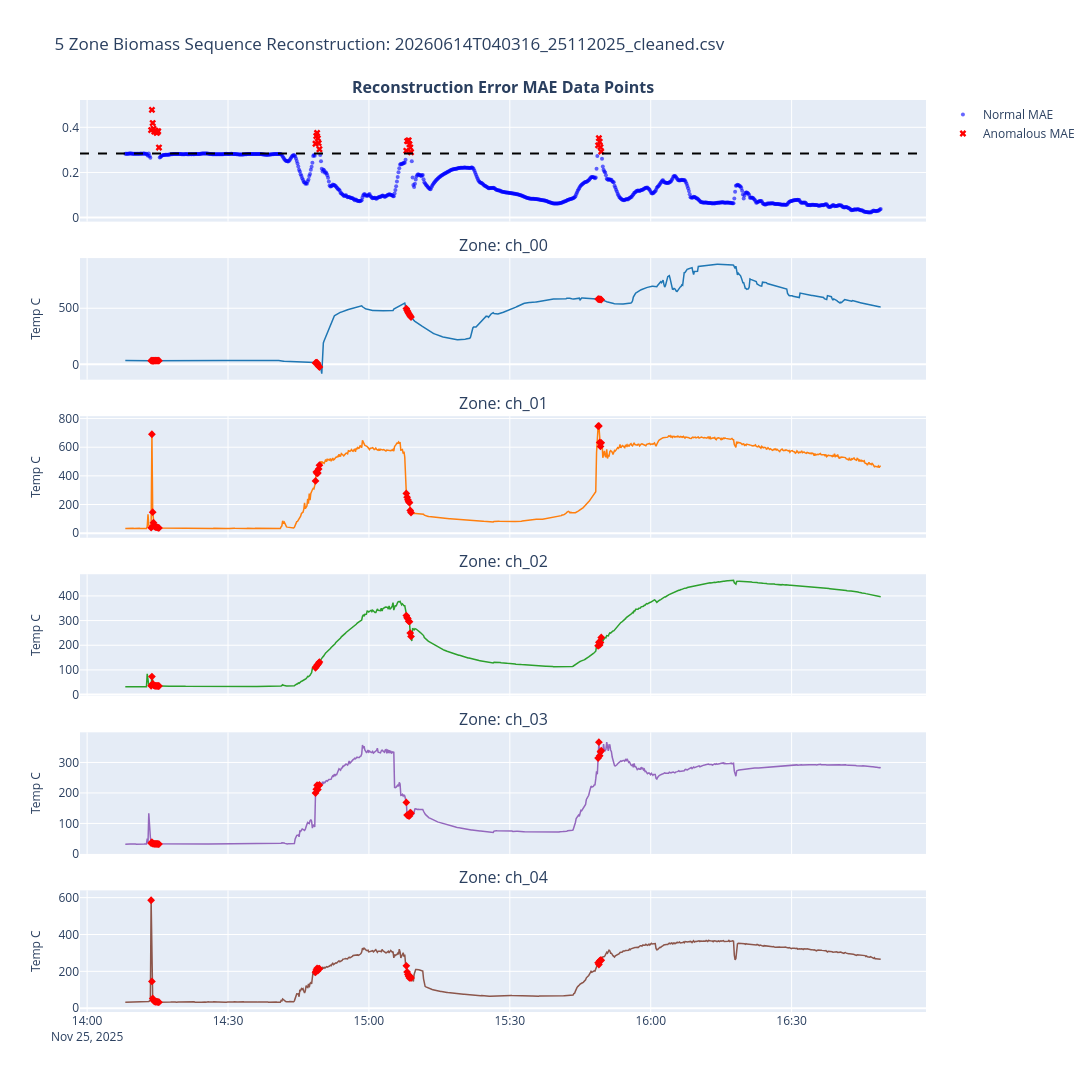

The cell this chart's notebook holds for it:
### Code cell
import os
import numpy as np
import pandas as pd
import plotly.graph_objects as go
from plotly.subplots import make_subplots
from sklearn.preprocessing import StandardScaler
import torch
import torch.nn as nn
import torch.optim as optim
from torch.utils.data import TensorDataset, DataLoader

# 1. LOAD, TRACK OVERLOADS, AND IMPUTE
def load_biomass_csv(file_path):
    df = pd.read_csv(file_path)
    df.columns = df.columns.str.strip()
    
    time_col = 'timestamp' if 'timestamp' in df.columns else df.index
    df['Timestamp'] = df[time_col] if isinstance(time_col, str) else df.index
    
    sensor_cols = [col for col in df.columns if 'ch_' in col.lower()]
    
    for col in sensor_cols:
        df[col] = pd.to_numeric(df[col], errors='coerce')
        
        # Track the exact locations of hardware overloads
        overload_col = f"overload_flag_{col}"
        df[overload_col] = (df[col].abs() > 10000) | (df[col] == np.inf)
        
        # Scrub for the neural network
        df.loc[df[overload_col], col] = np.nan
        
    # Impute gaps to maintain sequence integrity
    df[sensor_cols] = df[sensor_cols].fillna(method='ffill').fillna(method='bfill')
        
    return df, sensor_cols

# 2. CREATE SLIDING TIME WINDOWS
def create_sequences(X, timestamps, time_steps):
    Xs, ts = [], []
    for i in range(len(X) - time_steps):
        Xs.append(X.iloc[i:(i + time_steps)].values)
        ts.append(timestamps.iloc[i + time_steps - 1])
    return np.array(Xs), np.array(ts)

# 3. PYTORCH LSTM AUTOENCODER ARCHITECTURE
class LSTMAutoencoder(nn.Module):
    def __init__(self, num_features, hidden_size=32):
        super(LSTMAutoencoder, self).__init__()
        self.hidden_size = hidden_size
        self.encoder_lstm = nn.LSTM(input_size=num_features, hidden_size=hidden_size, batch_first=True)
        self.decoder_lstm = nn.LSTM(input_size=hidden_size, hidden_size=hidden_size, batch_first=True)
        self.output_layer = nn.Linear(hidden_size, num_features)
        
    def forward(self, x):
        batch_size, seq_len, _ = x.size()
        _, (hidden_state, _) = self.encoder_lstm(x)
        last_hidden_state = hidden_state[-1]
        repeated_hidden = last_hidden_state.unsqueeze(1).repeat(1, seq_len, 1)
        decoded, _ = self.decoder_lstm(repeated_hidden)
        reconstructed = self.output_layer(decoded)
        return reconstructed

# 4. TRAINING LOOP
def train_model(model, train_loader, num_epochs=35, learning_rate=0.001):
    print("Beginning PyTorch training loop on Biomass data")
    criterion = nn.L1Loss()
    optimizer = optim.Adam(model.parameters(), lr=learning_rate)
    
    model.train()
    for epoch in range(num_epochs):
        epoch_loss = 0.0
        for batch_x in train_loader:
            optimizer.zero_grad()
            outputs = model(batch_x[0])
            loss = criterion(outputs, batch_x[0])
            loss.backward()
            optimizer.step()
            epoch_loss += loss.item()
            
    print("Training complete.")
    return model

# 5. UNSUPERVISED SCORING
def evaluate_and_score(model, X_seq_tensor, df_timestamps, contamination=0.03):
    model.eval()
    with torch.no_grad():
        reconstructed = model(X_seq_tensor)
        
    X_seq_np = X_seq_tensor.numpy()
    reconstructed_np = reconstructed.numpy()
    
    mae_loss = np.mean(np.abs(reconstructed_np - X_seq_np), axis=(1, 2))
    
    results_df = pd.DataFrame({
        'Timestamp': df_timestamps,
        'Reconstruction_Error_MAE': mae_loss
    })
    
    threshold = np.percentile(mae_loss, (1 - contamination) * 100)
    results_df['Is_Anomaly'] = results_df['Reconstruction_Error_MAE'] > threshold
    
    print("==================================================")
    print(" BIOMASS AUTOENCODER METRICS")
    print("==================================================")
    print(f"Total Sequences Analyzed : {len(results_df)}")
    print(f"Mean Reconstruction Error: {np.mean(mae_loss):.4f}")
    print(f"Max Reconstruction Error : {np.max(mae_loss):.4f}")
    print(f"Decision Threshold       : {threshold:.4f}")
    print(f"Total Anomalies Flagged  : {results_df['Is_Anomaly'].sum()}")
    print("==================================================\n")
    
    return results_df, threshold

# 6. DYNAMIC VISUALIZATION WITH OVERLOAD MARKERS
def plot_results(df_original, results_df, sensor_cols, threshold, file_name):
    df_merged = pd.merge(df_original, results_df, on='Timestamp', how='inner')
    anomalies = df_merged[df_merged['Is_Anomaly'] == True]
    
    num_sensors = len(sensor_cols)
    fig = make_subplots(
        rows=num_sensors + 1, cols=1,
        shared_xaxes=True,
        vertical_spacing=0.04,
        subplot_titles=["<b>Reconstruction Error MAE Data Points</b>"] + [f"Zone: {col}" for col in sensor_cols]
    )
    
    normal_points = df_merged[df_merged['Is_Anomaly'] == False]
    
    fig.add_trace(
        go.Scatter(
            x=normal_points['Timestamp'], y=normal_points['Reconstruction_Error_MAE'],
            mode='markers', name='Normal MAE', marker=dict(color='blue', size=4, opacity=0.6)
        ), row=1, col=1
    )
    fig.add_trace(
        go.Scatter(
            x=anomalies['Timestamp'], y=anomalies['Reconstruction_Error_MAE'],
            mode='markers', name='Anomalous MAE', marker=dict(color='red', size=6, symbol='x')
        ), row=1, col=1
    )
    fig.add_hline(y=threshold, line_dash="dash", line_color="black", row=1, col=1)
    
    colors = ['#1f77b4', '#ff7f0e', '#2ca02c', '#9467bd', '#8c564b']
    
    for i, col in enumerate(sensor_cols):
        row_idx = i + 2
        
        fig.add_trace(
            go.Scatter(
                x=df_merged['Timestamp'], y=df_merged[col], mode='lines', 
                line=dict(color=colors[i % len(colors)], width=1.5), showlegend=False
            ), row=row_idx, col=1
        )
        
        fig.add_trace(
            go.Scatter(
                x=anomalies['Timestamp'], y=anomalies[col], mode='markers', 
                marker=dict(color='red', size=6, symbol='diamond'), showlegend=False
            ), row=row_idx, col=1
        )
        
        overload_col = f"overload_flag_{col}"
        hardware_faults = df_merged[df_merged[overload_col] == True]
        
        if not hardware_faults.empty:
            fig.add_trace(
                go.Scatter(
                    x=hardware_faults['Timestamp'], y=hardware_faults[col], mode='markers',
                    marker=dict(color='orange', size=10, symbol='x', line=dict(width=2, color='black')), 
                    name="Hardware Fault", showlegend=False
                ), row=row_idx, col=1
            )
            
        fig.update_yaxes(title_text="Temp C", title_font=dict(size=12), row=row_idx, col=1)

    fig.update_layout(
        title=f"5 Zone Biomass Sequence Reconstruction: {file_name}",
        height=200 + (180 * num_sensors),
        width=1250,
        hovermode='x unified'
    )
    fig.show()

# 7. EXECUTION
file_path = r"C:\Users\hari7\Documents\Anamoly Detection\uploads\uploads\Biomass\20260614T040316_25112025_cleaned.csv"

if os.path.exists(file_path):
    df, sensors = load_biomass_csv(file_path)
    
    scaler = StandardScaler()
    df_scaled = pd.DataFrame(scaler.fit_transform(df[sensors]), columns=sensors)
    
    TIME_STEPS = 10
    X_seq, timestamps_seq = create_sequences(df_scaled, df['Timestamp'], TIME_STEPS)
    X_tensor = torch.tensor(X_seq, dtype=torch.float32)
    
    dataset = TensorDataset(X_tensor)
    train_loader = DataLoader(dataset, batch_size=16, shuffle=False)
    
    num_features = len(sensors)
    
    pytorch_model = LSTMAutoencoder(num_features=num_features, hidden_size=32)
    trained_model = train_model(pytorch_model, train_loader, num_epochs=35)
    
    results, decision_threshold = evaluate_and_score(trained_model, X_tensor, timestamps_seq, contamination=0.03)
    
    plot_results(df, results, sensors, decision_threshold, os.path.basename(file_path))
else:
    print(f"File not found: {file_path}")

### Figure 1 — Plotly figure (JSON) as saved in the notebook; plotly's stock layout.template omitted (floating-point values rounded to 4 significant figures; data arrays with more than 128 entries replaced by an {"elided": "..."} marker saying what was removed)
{"data": [{"marker": {"color": "blue", "opacity": 0.6, "size": 4}, "mode": "markers", "name": "Normal MAE", "type": "scatter", "x": {"elided": "937 str values"}, "xaxis": "x", "y": {"elided": "937 float values"}, "yaxis": "y"}, {"marker": {"color": "red", "size": 6, "symbol": "x"}, "mode": "markers", "name": "Anomalous MAE", "type": "scatter", "x": ["2025-11-25 14:13:37.912", "2025-11-25 14:13:47.912", "2025-11-25 14:13:57.912", "2025-11-25 14:14:07.912", "2025-11-25 14:14:17.912", "2025-11-25 14:14:27.912", "2025-11-25 14:14:37.912", "2025-11-25 14:14:47.912", "2025-11-25 14:14:57.912", "2025-11-25 14:15:07.912", "2025-11-25 14:15:17.912", "2025-11-25 14:48:37.912", "2025-11-25 14:48:47.912", "2025-11-25 14:48:57.912", "2025-11-25 14:49:07.912", "2025-11-25 14:49:17.912", "2025-11-25 14:49:27.915", "2025-11-25 15:07:57.912", "2025-11-25 15:08:07.912", "2025-11-25 15:08:17.912", "2025-11-25 15:08:27.912", "2025-11-25 15:08:37.912", "2025-11-25 15:08:47.912", "2025-11-25 15:08:57.912", "2025-11-25 15:48:47.912", "2025-11-25 15:48:57.912", "2025-11-25 15:49:07.912", "2025-11-25 15:49:17.912", "2025-11-25 15:49:27.912"], "xaxis": "x", "y": [0.3877, 0.4775, 0.4188, 0.3941, 0.3808, 0.3854, 0.3842, 0.3758, 0.3777, 0.3827, 0.3103, 0.3271, 0.3616, 0.3749, 0.3512, 0.33, 0.3028, 0.2959, 0.3389, 0.3395, 0.3425, 0.3249, 0.3106, 0.2895, 0.3201, 0.3521, 0.3361, 0.3121, 0.2925], "yaxis": "y"}, {"line": {"color": "#1f77b4", "width": 1.5}, "mode": "lines", "showlegend": false, "type": "scatter", "x": {"elided": "966 str values"}, "xaxis": "x2", "y": {"elided": "966 float values"}, "yaxis": "y2"}, {"marker": {"color": "red", "size": 6, "symbol": "diamond"}, "mode": "markers", "showlegend": false, "type": "scatter", "x": ["2025-11-25 14:13:37.912", "2025-11-25 14:13:47.912", "2025-11-25 14:13:57.912", "2025-11-25 14:14:07.912", "2025-11-25 14:14:17.912", "2025-11-25 14:14:27.912", "2025-11-25 14:14:37.912", "2025-11-25 14:14:47.912", "2025-11-25 14:14:57.912", "2025-11-25 14:15:07.912", "2025-11-25 14:15:17.912", "2025-11-25 14:48:37.912", "2025-11-25 14:48:47.912", "2025-11-25 14:48:57.912", "2025-11-25 14:49:07.912", "2025-11-25 14:49:17.912", "2025-11-25 14:49:27.915", "2025-11-25 15:07:57.912", "2025-11-25 15:08:07.912", "2025-11-25 15:08:17.912", "2025-11-25 15:08:27.912", "2025-11-25 15:08:37.912", "2025-11-25 15:08:47.912", "2025-11-25 15:08:57.912", "2025-11-25 15:48:47.912", "2025-11-25 15:48:57.912", "2025-11-25 15:49:07.912", "2025-11-25 15:49:17.912", "2025-11-25 15:49:27.912"], "xaxis": "x2", "y": [32.86, 32.53, 32.08, 32.38, 32.68, 32.88, 33.12, 33.42, 33.57, 33.22, 32.89, 12.07, 14.96, 14.74, 2.189, -15.82, -24.44, 497.4, 481.0, 466.8, 454.1, 442.3, 431.9, 421.8, 582.1, 581.0, 579.7, 578.3, 576.8], "yaxis": "y2"}, {"line": {"color": "#ff7f0e", "width": 1.5}, "mode": "lines", "showlegend": false, "type": "scatter", "x": {"elided": "966 str values"}, "xaxis": "x3", "y": {"elided": "966 float values"}, "yaxis": "y3"}, {"marker": {"color": "red", "size": 6, "symbol": "diamond"}, "mode": "markers", "showlegend": false, "type": "scatter", "x": ["2025-11-25 14:13:37.912", "2025-11-25 14:13:47.912", "2025-11-25 14:13:57.912", "2025-11-25 14:14:07.912", "2025-11-25 14:14:17.912", "2025-11-25 14:14:27.912", "2025-11-25 14:14:37.912", "2025-11-25 14:14:47.912", "2025-11-25 14:14:57.912", "2025-11-25 14:15:07.912", "2025-11-25 14:15:17.912", "2025-11-25 14:48:37.912", "2025-11-25 14:48:47.912", "2025-11-25 14:48:57.912", "2025-11-25 14:49:07.912", "2025-11-25 14:49:17.912", "2025-11-25 14:49:27.915", "2025-11-25 15:07:57.912", "2025-11-25 15:08:07.912", "2025-11-25 15:08:17.912", "2025-11-25 15:08:27.912", "2025-11-25 15:08:37.912", "2025-11-25 15:08:47.912", "2025-11-25 15:08:57.912", "2025-11-25 15:48:47.912", "2025-11-25 15:48:57.912", "2025-11-25 15:49:07.912", "2025-11-25 15:49:17.912", "2025-11-25 15:49:27.912"], "xaxis": "x3", "y": [38.3, 690.4, 146.3, 72.45, 48.78, 44.24, 41.69, 41.53, 40.16, 37.17, 36.44, 364.7, 427.6, 417.0, 419.6, 448.0, 474.6, 277.6, 251.4, 232.6, 220.0, 212.8, 158.6, 144.0, 747.1, 748.1, 633.7, 605.1, 630.8], "yaxis": "y3"}, {"line": {"color": "#2ca02c", "width": 1.5}, "mode": "lines", "showlegend": false, "type": "scatter", "x": {"elided": "966 str values"}, "xaxis": "x4", "y": {"elided": "966 float values"}, "yaxis": "y4"}, {"marker": {"color": "red", "size": 6, "symbol": "diamond"}, "mode": "markers", "showlegend": false, "type": "scatter", "x": ["2025-11-25 14:13:37.912", "2025-11-25 14:13:47.912", "2025-11-25 14:13:57.912", "2025-11-25 14:14:07.912", "2025-11-25 14:14:17.912", "2025-11-25 14:14:27.912", "2025-11-25 14:14:37.912", "2025-11-25 14:14:47.912", "2025-11-25 14:14:57.912", "2025-11-25 14:15:07.912", "2025-11-25 14:15:17.912", "2025-11-25 14:48:37.912", "2025-11-25 14:48:47.912", "2025-11-25 14:48:57.912", "2025-11-25 14:49:07.912", "2025-11-25 14:49:17.912", "2025-11-25 14:49:27.915", "2025-11-25 15:07:57.912", "2025-11-25 15:08:07.912", "2025-11-25 15:08:17.912", "2025-11-25 15:08:27.912", "2025-11-25 15:08:37.912", "2025-11-25 15:08:47.912", "2025-11-25 15:08:57.912", "2025-11-25 15:48:47.912", "2025-11-25 15:48:57.912", "2025-11-25 15:49:07.912", "2025-11-25 15:49:17.912", "2025-11-25 15:49:27.912"], "xaxis": "x4", "y": [35.34, 72.8, 44.1, 38.33, 36.24, 35.62, 35.27, 35.16, 34.9, 34.71, 34.7, 108.8, 114.2, 119.5, 122.3, 127.1, 131.8, 320.5, 311.8, 307.7, 297.7, 295.4, 249.2, 235.8, 197.9, 212.1, 201.2, 210.9, 231.4], "yaxis": "y4"}, {"line": {"color": "#9467bd", "width": 1.5}, "mode": "lines", "showlegend": false, "type": "scatter", "x": {"elided": "966 str values"}, "xaxis": "x5", "y": {"elided": "966 float values"}, "yaxis": "y5"}, {"marker": {"color": "red", "size": 6, "symbol": "diamond"}, "mode": "markers", "showlegend": false, "type": "scatter", "x": ["2025-11-25 14:13:37.912", "2025-11-25 14:13:47.912", "2025-11-25 14:13:57.912", "2025-11-25 14:14:07.912", "2025-11-25 14:14:17.912", "2025-11-25 14:14:27.912", "2025-11-25 14:14:37.912", "2025-11-25 14:14:47.912", "2025-11-25 14:14:57.912", "2025-11-25 14:15:07.912", "2025-11-25 14:15:17.912", "2025-11-25 14:48:37.912", "2025-11-25 14:48:47.912", "2025-11-25 14:48:57.912", "2025-11-25 14:49:07.912", "2025-11-25 14:49:17.912", "2025-11-25 14:49:27.915", "2025-11-25 15:07:57.912", "2025-11-25 15:08:07.912", "2025-11-25 15:08:17.912", "2025-11-25 15:08:27.912", "2025-11-25 15:08:37.912", "2025-11-25 15:08:47.912", "2025-11-25 15:08:57.912", "2025-11-25 15:48:47.912", "2025-11-25 15:48:57.912", "2025-11-25 15:49:07.912", "2025-11-25 15:49:17.912", "2025-11-25 15:49:27.912"], "xaxis": "x5", "y": [35.37, 38.54, 33.5, 33.47, 32.93, 32.83, 32.77, 32.87, 32.71, 32.31, 32.27, 199.9, 212.3, 225.2, 211.2, 223.4, 226.5, 168.8, 127.6, 126.2, 124.9, 124.7, 135.1, 133.8, 314.3, 366.7, 321.7, 334.8, 338.8], "yaxis": "y5"}, {"line": {"color": "#8c564b", "width": 1.5}, "mode": "lines", "showlegend": false, "type": "scatter", "x": {"elided": "966 str values"}, "xaxis": "x6", "y": {"elided": "966 float values"}, "yaxis": "y6"}, {"marker": {"color": "red", "size": 6, "symbol": "diamond"}, "mode": "markers", "showlegend": false, "type": "scatter", "x": ["2025-11-25 14:13:37.912", "2025-11-25 14:13:47.912", "2025-11-25 14:13:57.912", "2025-11-25 14:14:07.912", "2025-11-25 14:14:17.912", "2025-11-25 14:14:27.912", "2025-11-25 14:14:37.912", "2025-11-25 14:14:47.912", "2025-11-25 14:14:57.912", "2025-11-25 14:15:07.912", "2025-11-25 14:15:17.912", "2025-11-25 14:48:37.912", "2025-11-25 14:48:47.912", "2025-11-25 14:48:57.912", "2025-11-25 14:49:07.912", "2025-11-25 14:49:17.912", "2025-11-25 14:49:27.915", "2025-11-25 15:07:57.912", "2025-11-25 15:08:07.912", "2025-11-25 15:08:17.912", "2025-11-25 15:08:27.912", "2025-11-25 15:08:37.912", "2025-11-25 15:08:47.912", "2025-11-25 15:08:57.912", "2025-11-25 15:48:47.912", "2025-11-25 15:48:57.912", "2025-11-25 15:49:07.912", "2025-11-25 15:49:17.912", "2025-11-25 15:49:27.912"], "xaxis": "x6", "y": [586.0, 145.4, 52.98, 42.09, 37.11, 36.15, 35.18, 35.67, 34.83, 32.78, 32.85, 195.0, 206.8, 216.3, 203.9, 213.1, 214.6, 230.0, 197.1, 182.5, 173.3, 164.3, 172.7, 163.3, 247.2, 237.2, 256.7, 260.8, 260.3], "yaxis": "y6"}], "layout": {"annotations": [{"font": {"size": 16}, "showarrow": false, "text": "<b>Reconstruction Error MAE Data Points</b>", "x": 0.5, "xanchor": "center", "xref": "paper", "y": 1, "yanchor": "bottom", "yref": "paper"}, {"font": {"size": 16}, "showarrow": false, "text": "Zone: ch_00", "x": 0.5, "xanchor": "center", "xref": "paper", "y": 0.8267, "yanchor": "bottom", "yref": "paper"}, {"font": {"size": 16}, "showarrow": false, "text": "Zone: ch_01", "x": 0.5, "xanchor": "center", "xref": "paper", "y": 0.6533, "yanchor": "bottom", "yref": "paper"}, {"font": {"size": 16}, "showarrow": false, "text": "Zone: ch_02", "x": 0.5, "xanchor": "center", "xref": "paper", "y": 0.48, "yanchor": "bottom", "yref": "paper"}, {"font": {"size": 16}, "showarrow": false, "text": "Zone: ch_03", "x": 0.5, "xanchor": "center", "xref": "paper", "y": 0.3067, "yanchor": "bottom", "yref": "paper"}, {"font": {"size": 16}, "showarrow": false, "text": "Zone: ch_04", "x": 0.5, "xanchor": "center", "xref": "paper", "y": 0.1333, "yanchor": "bottom", "yref": "paper"}], "height": 1100, "hovermode": "x unified", "shapes": [{"line": {"color": "black", "dash": "dash"}, "type": "line", "x0": 0, "x1": 1, "xref": "x domain", "y0": 0.2842, "y1": 0.2842, "yref": "y"}], "title": {"text": "5 Zone Biomass Sequence Reconstruction: 20260614T040316_25112025_cleaned.csv"}, "width": 1250, "xaxis": {"anchor": "y", "domain": [0, 1], "matches": "x6", "showticklabels": false}, "xaxis2": {"anchor": "y2", "domain": [0, 1], "matches": "x6", "showticklabels": false}, "xaxis3": {"anchor": "y3", "domain": [0, 1], "matches": "x6", "showticklabels": false}, "xaxis4": {"anchor": "y4", "domain": [0, 1], "matches": "x6", "showticklabels": false}, "xaxis5": {"anchor": "y5", "domain": [0, 1], "matches": "x6", "showticklabels": false}, "xaxis6": {"anchor": "y6", "domain": [0, 1]}, "yaxis": {"anchor": "x", "domain": [0.8667, 1]}, "yaxis2": {"anchor": "x2", "domain": [0.6933, 0.8267], "title": {"font": {"size": 12}, "text": "Temp C"}}, "yaxis3": {"anchor": "x3", "domain": [0.52, 0.6533], "title": {"font": {"size": 12}, "text": "Temp C"}}, "yaxis4": {"anchor": "x4", "domain": [0.3467, 0.48], "title": {"font": {"size": 12}, "text": "Temp C"}}, "yaxis5": {"anchor": "x5", "domain": [0.1733, 0.3067], "title": {"font": {"size": 12}, "text": "Temp C"}}, "yaxis6": {"anchor": "x6", "domain": [0, 0.1333], "title": {"font": {"size": 12}, "text": "Temp C"}}}}
